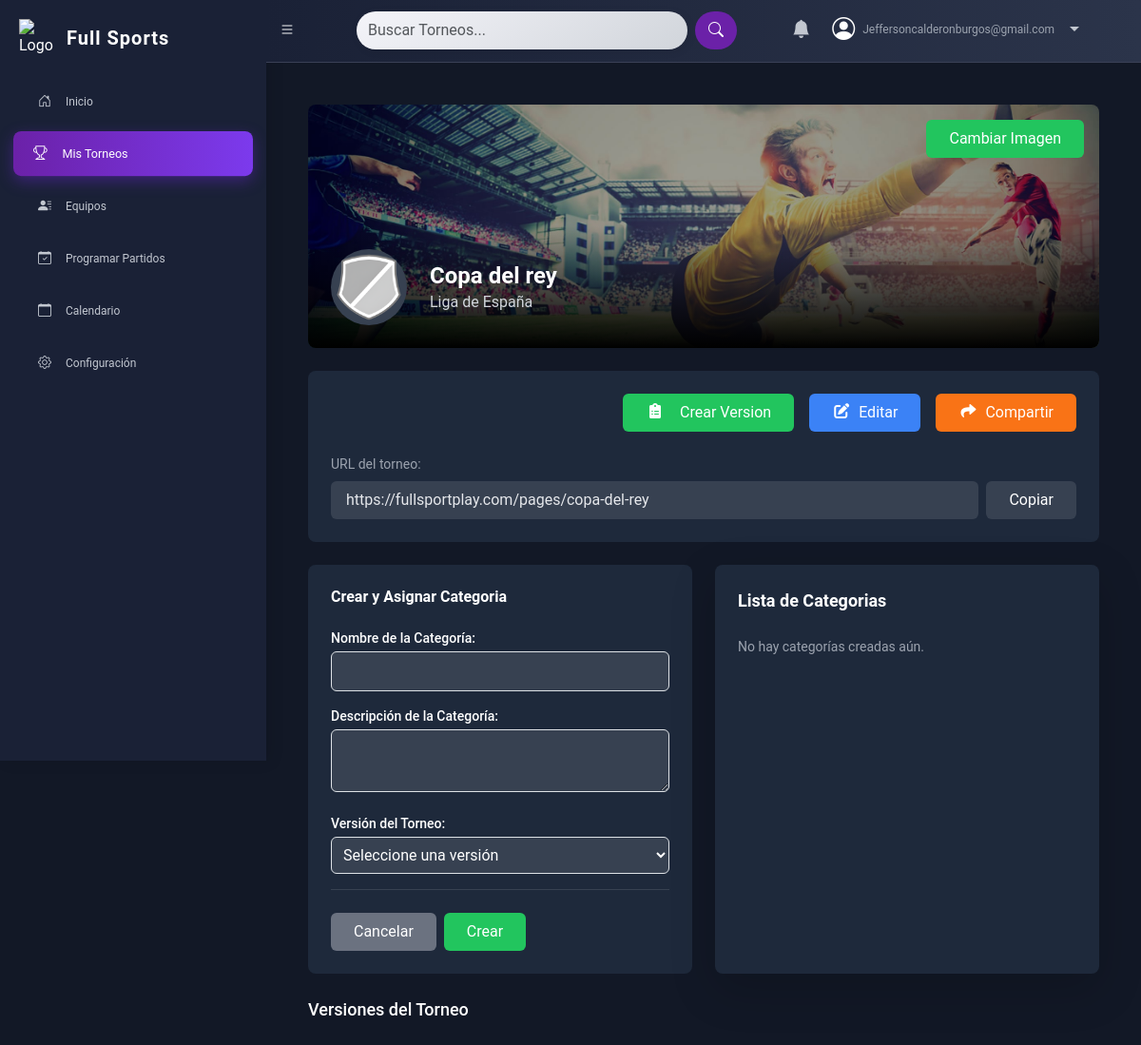
The page /views/tournament-detail.php?id=2 (signed in) on the database its author committed.
### tables this page shows
CREATE TABLE `tournaments` (
  `id` int(11) NOT NULL,
  `name` varchar(255) NOT NULL,
  `description` text DEFAULT NULL,
  `competition_type` enum('Aficionado','Profesional') NOT NULL,
  `sport_type` enum('Futbol','Futbol 7','Futbol 8','Fulbito','Futsal') NOT NULL,
  `gender` enum('General','Varones','Mujeres','Menores') NOT NULL,
  `url_slug` varchar(100) NOT NULL,
  `created_by` int(11) DEFAULT NULL,
  `created_at` timestamp NOT NULL DEFAULT current_timestamp(),
  `cover_image` varchar(255) DEFAULT NULL,
  `user_id` int(11) DEFAULT NULL,
  `logo_image` varchar(255) DEFAULT NULL
);

### views/tournament-detail.php (the view, shortened to what this page needs)
<?php
require_once "../config/connection.php";
$tournament_id = $_GET['id'] ?? null;
$sql = "SELECT * FROM tournaments WHERE id = ?";
$stmt = $con->prepare($sql);
$stmt->bind_param("i", $tournament_id);
$stmt->execute();
$result = $stmt->get_result();
$tournament = $result->fetch_assoc();
$categories_sql = "SELECT tc.* FROM tournament_categories tc
                   JOIN tournament_versions tv ON tc.tournament_version_id = tv.id
                   WHERE tv.tournament_id = ?";
$categories_stmt = $con->prepare($categories_sql);
$categories_stmt->bind_param("i", $tournament_id);
$categories_stmt->execute();
$categories_result = $categories_stmt->get_result();
?>
<!DOCTYPE html>
<html lang="es">
<head>
    <script src="https://cdn.tailwindcss.com"></script>
    <link href="https://cdn.jsdelivr.net/npm/remixicon@3.5.0/fonts/remixicon.css" rel="stylesheet">
    <link href="https://cdnjs.cloudflare.com/ajax/libs/font-awesome/6.0.0-beta3/css/all.min.css" rel="stylesheet">
    <link href="https://cdn.jsdelivr.net/npm/bootstrap@5.3.0/dist/css/bootstrap.min.css" rel="stylesheet">
    <link href="https://cdn.jsdelivr.net/npm/bootstrap-icons/font/bootstrap-icons.css" rel="stylesheet">
    <link href="../public/css/style.css" rel="stylesheet">
</head>
<body>
    <div class="sidebar" id="sidebar">
        <div class="brand">
            <img src="../public/img/logo.png" alt="Logo" class="brand-logo">
            <h4>Full Sports</h4>
        </div>
        <br>
        <a href="./" style="font-size: 12px;">
            <i class="bi bi-house-door" style="font-size: 14px; "></i><span>Inicio</span>
        </a>
        <a href="./tournaments.php" style="font-size: 12px; background: linear-gradient(90deg, #6b21a8, #7c3aed);
        color: white; box-shadow: 0 5px 15px rgba(109, 40, 217, 0.4); transform: scale(1.05);">
            <i class="bi bi-trophy" style="font-size: 14px;"></i><span>Mis Torneos</span>
        </a>
        <a href="./mis_equipos.php" style="font-size: 12px;">
            <i class="bi bi-person-lines-fill" style="font-size: 14px;"></i><span>Equipos</span>
        </a>
        <a href="#" style="font-size: 12px;">
            <i class="bi bi-calendar-check" style="font-size: 14px;"></i><span>Programar Partidos</span>
        </a>
        <a href="#" style="font-size: 12px;">
            <i class="bi bi-calendar" style="font-size: 14px;"></i><span>Calendario</span>
        </a>
        <a href="#" style="font-size: 12px;">
            <i class="bi bi-gear" style="font-size: 14px;"></i><span>Configuración</span>
        </a>
    </div>
    <nav class="navbar navbar-expand-lg" id="navbar">
        <div class="container-fluid">
            <button class="btn btn-outline-light me-3" id="toggleSidebar">
                <i class="bi bi-list"></i>
            </button>
            <form class="d-flex ms-auto" style="width: 50%; max-width: 400px;">
                <input class="form-control me-2" type="search" placeholder="Buscar Torneos..." aria-label="Search"
                    style="background: linear-gradient(145deg, #f4f4f9, #d1d5db); color: #2d3748; border: none; border-radius: 30px; box-shadow: 2px 2px 8px rgba(0, 0, 0, 0.1);">
                <button class="btn btn-outline-light" type="submit"
                    style="border-radius: 30px; background-color: #6b21a8; color: white;">
                    <i class="bi bi-search"></i>
                </button>
            </form>
            <ul class="navbar-nav ms-auto">
                <li class="nav-item dropdown">
                    <a class="nav-link" href="#" id="notificationDropdown" role="button" data-bs-toggle="dropdown"
                        aria-expanded="false">
                        <i class="bi bi-bell-fill" style="font-size: 1.2rem;"></i>
                    </a>
                </li>
                <li class="nav-item dropdown">
                    <div class="d-flex align-items-center">
                        <i class="bi bi-person-circle" style="font-size: 1.5rem;"></i>
                        <span class="text-xs text-gray-400 ms-2"><?php echo htmlspecialchars($_SESSION['email'], ENT_QUOTES, 'UTF-8'); ?></span>
                        <a class="nav-link dropdown-toggle ms-2" href="#" id="userDropdown" role="button"
                            data-bs-toggle="dropdown" aria-expanded="false"></a>
                    </div>
                </li>
            </ul>
        </div>
    </nav>
    <div class="content" id="content">
        <div class="p-6">
            <div class="relative h-64 rounded-lg overflow-hidden mb-6">
                <img src="<?php echo htmlspecialchars($tournament['cover_image'] ? '../public/' . $tournament['cover_image'] : '../public/img/banner.jpg'); ?>"
                    alt="<?php echo htmlspecialchars($tournament['name']); ?> Cover" class="w-full h-full object-cover">
                <button onclick="openImageModal()"
                    class="absolute top-4 right-4 px-4 py-2 bg-green-500 text-white rounded-md hover:bg-green-600">
                    Cambiar Imagen
                </button>
                <div class="absolute bottom-0 left-0 right-0 p-6 bg-gradient-to-t from-black to-transparent">
                    <div class="flex items-center gap-4">
                        <div id="tournamentLogo"
                            class="w-20 h-20 bg-gray-700 rounded-full flex items-center justify-center overflow-hidden cursor-pointer"
                            onclick="openLogoModal()">
                            <?php if ($tournament['logo_image']): ?>
                                <img src="../public/<?php echo htmlspecialchars($tournament['logo_image']); ?>"
                                    alt="Logo del torneo" class="w-full h-full object-cover">
                            <?php else: ?>
                                <img src="../public/img/default-logo.png" alt="Logo predeterminado"
                                    class="w-full h-full object-cover">
                            <?php endif; ?>
                        </div>
                        <div>
                            <h1 class="text-2xl font-bold"><?php echo htmlspecialchars($tournament['name']); ?></h1>
                            <p class="text-gray-300"><?php echo htmlspecialchars($tournament['description']); ?></p>
                        </div>
                    </div>
                </div>
            </div>
            <div class="bg-[#1E293B] rounded-lg p-6 mb-6">
                <div class="flex justify-between items-center">
                    <div class="flex gap-3 ml-auto">
                        <a href="tournament_version.php?tournament_id=<?php echo htmlspecialchars($tournament['id']); ?>"
                            class="block w-full px-4 py-2 bg-green-500 text-white text-center rounded-md hover:bg-green-600 focus:outline-none focus:ring-2 focus:ring-green-400 flex items-center justify-center gap-3">
                            <i class="fas fa-clipboard-list w-5 h-5"></i>
                            Crear Version
                        </a>
                        <button onclick="openEditModal()"
                            class="px-4 py-2 bg-blue-500 text-white rounded-md hover:bg-blue-600 focus:outline-none focus:ring-2 focus:ring-blue-400 flex items-center gap-2">
                            <i class="fas fa-edit w-5 h-5"></i>
                            Editar
                        </button>
                        <button id="shareButton"
                            class="px-4 py-2 bg-orange-500 text-white rounded-md hover:bg-orange-600 focus:outline-none focus:ring-2 focus:ring-orange-400 flex items-center gap-2"
                            onclick="shareTournament()">
                            <i class="fas fa-share w-5 h-5"></i>
                            Compartir
                        </button>
                    </div>
                </div>
                <div class="mt-4">
                    <p class="text-sm text-gray-400 mb-2">URL del torneo:</p>
                    <div class="flex gap-2">
                        <input type="text"
                            value="https://fullsportplay.com/pages/<?php echo htmlspecialchars($tournament['url_slug']); ?>"
                            class="flex-1 bg-gray-700 rounded px-3 py-2 text-gray-200" readonly>
                        <button onclick="copyTournamentUrl()"
                            class="px-4 py-2 bg-gray-700 rounded-md hover:bg-gray-600">
                            Copiar
                        </button>
                    </div>
                </div>
            </div>
            <div class="grid grid-cols-1 md:grid-cols-2 gap-6">
                <div class="bg-[#1E293B] p-6 rounded-lg">
                    <h3 class="font-semibold mb-4">Crear y Asignar Categoria</h3>
                    <form id="createCategoryForm" class="space-y-4">
                        <div>
                            <label class="block text-sm font-medium mb-1">Nombre de la Categoría:</label>
                            <input type="text" name="categoryName" id="categoryName"
                                class="w-full p-2 rounded bg-gray-700 border border-gray-600" required>
                        </div>
                        <div>
                            <label class="block text-sm font-medium mb-1">Descripción de la Categoría:</label>
                            <textarea name="categoryDescription" id="categoryDescription"
                                class="w-full p-2 rounded bg-gray-700 border border-gray-600" required></textarea>
                        </div>
                        <div>
                            <label class="block text-sm font-medium mb-1">Versión del Torneo:</label>
                            <select name="tournamentVersionId" id="tournamentVersionId"
                                class="w-full p-2 rounded bg-gray-700 border border-gray-600" required>
                                <option value="">Seleccione una versión</option>
                            </select>
                        </div>
                        <div class="flex justify-between items-center pt-4 border-t border-gray-700">
                            <div class="flex gap-2">
                                <button type="button" onclick="closeCreateCategoryModal()"
                                    class="px-4 py-2 bg-gray-500 text-white rounded hover:bg-gray-600">
                                    Cancelar
                                </button>
                                <button type="submit"
                                    class="px-4 py-2 bg-green-500 text-white rounded hover:bg-green-600">
                                    Crear
                                </button>
                            </div>
                        </div>
                    </form>
                </div>
                <div class="bg-slate-800 p-6 rounded-lg shadow-lg">
                    <h3 class="font-semibold text-lg text-white mb-4">Lista de Categorias</h3>
                    <div class="space-y-3">
                        <div class="mb-4">
                            <?php if ($categories_result->num_rows > 0): ?>
                                <ul class="list-disc list-inside text-gray-300">
                                    <?php while ($category = $categories_result->fetch_assoc()): ?>
                                        <li><?php echo htmlspecialchars($category['name']); ?></li>
                                    <?php endwhile; ?>
                                </ul>
                            <?php else: ?>
                                <p class="text-gray-400 text-sm">No hay categorías creadas aún.</p>
                            <?php endif; ?>
                        </div>
                    </div>
                </div>
            </div>
            <div class="mt-6">
                <h2 class="text-lg font-medium mb-4">Versiones del Torneo</h2>
            </div>
        </div>
    </div>
</body>
</html>

### public/css/style.css (style rules this page uses)
body { font-family: 'Roboto', sans-serif; background-color: #121826; color: #fff; margin: 0; padding: 0; transition: background-color 0.3s ease; }
.sidebar { height: 100vh; width: 280px; position: fixed; top: 0; left: 0; background-color: #1a2136; color: white; padding: 20px; overflow-y: auto; transition: width 0.3s ease, background-color 0.3s ease; box-shadow: 4px 0 15px rgba(0, 0, 0, 0.1); }
.sidebar h4 { text-align: center; color: #fff; font-size: 1.3rem; margin-bottom: 25px; font-weight: bold; letter-spacing: 1px; opacity: 1; transition: opacity 0.3s ease; }
.sidebar a { text-decoration: none; color: #c2c7d0; padding: 12px 20px; display: flex; align-items: center; border-radius: 8px; font-size: 1rem; transition: all 0.3s ease; margin-bottom: 10px; }
.sidebar a i { font-size: 1.5rem; margin-right: 15px; transition: margin-right 0.3s ease, color 0.3s ease; }
.navbar { background: linear-gradient(90deg, #1a2136, #2b344a); border-bottom: 1px solid #3a4056; margin-left: 280px; padding: 10px 30px; transition: margin-left 0.3s ease; }
.navbar .form-control { background-color: #252b3a; color: #fff; border: none; border-radius: 20px; }
.navbar .nav-item .nav-link { color: #c2c7d0; font-size: 1.1rem; margin: 0 15px; }
#toggleSidebar { margin-right: 50px; margin-left: -30px; }
.navbar .container-fluid { padding-left: 0; }
.btn-outline-light { color: #fff; border: 2px solid transparent; background-color: transparent; border-radius: 5px; transition: background-color 0.3s ease, color 0.3s ease, transform 0.3s ease; }
.brand { display: flex; align-items: center; gap: 10px; }
.brand-logo { width: 40px; height: auto; display: block; }
.brand h4 { margin: 0; font-size: 1.25rem; line-height: 1; }

### views/tournament-detail.php (style rules this page uses)
body { font-family: 'Roboto', sans-serif; background-color: #121826; color: #fff; margin: 0; padding: 0; transition: background-color 0.3s ease; display: flex; flex-direction: column; min-height: 100vh; }
.content { margin-left: 280px; padding: 20px; transition: margin-left 0.3s ease; min-height: calc(100vh - 60px); display: flex; flex-direction: column; }
.content > div { max-width: 1200px; width: 100%; margin: 0 auto; flex-grow: 1; }

### rows shown on the page
tournaments: name "Copa del rey", description "Liga de España", url_slug "https://fullsportplay.com/pages/copa-del-rey"

### other values the page prints
$_SESSION['email'] "Jeffersoncalderonburgos@gmail.com"
